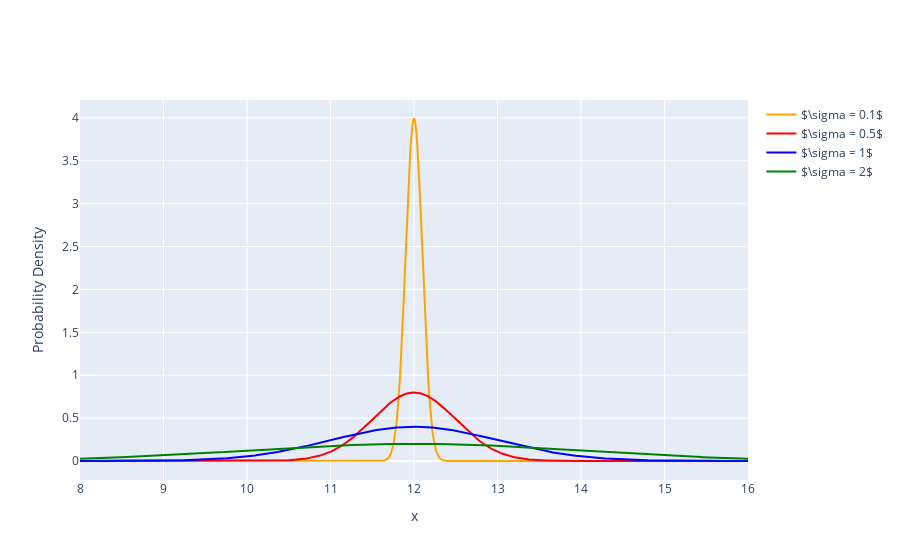

Notebook source saved alongside this figure:
### Code cell
mean = 12
std_store = [0.1, 0.5, 1, 2]
x_vals = np.linspace(8, 16, 1000)
colors = ["orange", "red", "blue", "green"]
fig = go.Figure()
for std, color in zip(std_store, colors):
    y_current = normal(x_vals, mean, std)
    fig.add_trace(go.Scatter(x=x_vals, y=y_current,
                             marker_color=color, 
                             name='$\sigma = {s}$'.format(s=std))
                 )
fig.update_yaxes(title_text="Probability Density")
fig.update_xaxes(title_text="x")

print("Mean: ", mean)
fig.show()

### Figure 1 — Plotly figure (JSON) as saved in the notebook; plotly's stock layout.template omitted (floating-point values rounded to 4 significant figures; data arrays with more than 128 entries replaced by an {"elided": "..."} marker saying what was removed)
{"data": [{"marker": {"color": "orange"}, "name": "$\\sigma = 0.1$", "type": "scatter", "x": {"elided": "1000 float values"}, "y": {"elided": "1000 float values"}}, {"marker": {"color": "red"}, "name": "$\\sigma = 0.5$", "type": "scatter", "x": {"elided": "1000 float values"}, "y": {"elided": "1000 float values"}}, {"marker": {"color": "blue"}, "name": "$\\sigma = 1$", "type": "scatter", "x": {"elided": "1000 float values"}, "y": {"elided": "1000 float values"}}, {"marker": {"color": "green"}, "name": "$\\sigma = 2$", "type": "scatter", "x": {"elided": "1000 float values"}, "y": {"elided": "1000 float values"}}], "layout": {"xaxis": {"title": {"text": "x"}}, "yaxis": {"title": {"text": "Probability Density"}}}}
